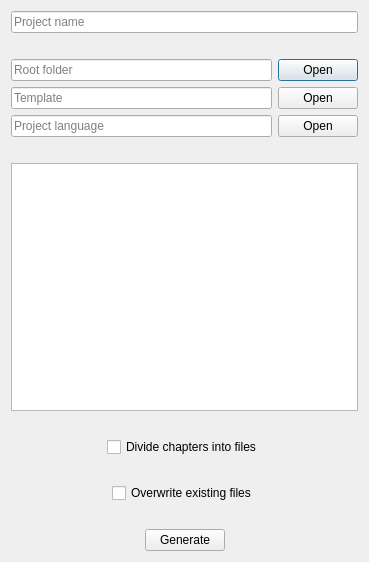
<?xml version="1.0" encoding="UTF-8"?>
<ui version="4.0">
 <class>GeneratorDialog</class>
 <widget class="QDialog" name="GeneratorDialog">
  <property name="geometry">
   <rect>
    <x>0</x>
    <y>0</y>
    <width>369</width>
    <height>562</height>
   </rect>
  </property>
  <property name="windowTitle">
   <string>Dialog</string>
  </property>
  <layout class="QVBoxLayout" name="verticalLayout">
   <item>
    <widget class="QLineEdit" name="lineEdit_projectName">
     <property name="placeholderText">
      <string>Project name</string>
     </property>
    </widget>
   </item>
   <item>
    <spacer name="horizontalSpacer_6">
     <property name="orientation">
      <enum>Qt::Orientation::Horizontal</enum>
     </property>
     <property name="sizeHint" stdset="0">
      <size>
       <width>348</width>
       <height>20</height>
      </size>
     </property>
    </spacer>
   </item>
   <item>
    <layout class="QHBoxLayout" name="horizontalLayout_2">
     <item>
      <widget class="QLineEdit" name="lineEdit_root">
       <property name="placeholderText">
        <string>Root folder</string>
       </property>
      </widget>
     </item>
     <item>
      <widget class="QPushButton" name="pushButton_openRoot">
       <property name="text">
        <string>Open</string>
       </property>
      </widget>
     </item>
    </layout>
   </item>
   <item>
    <layout class="QHBoxLayout" name="horizontalLayout_3">
     <item>
      <widget class="QLineEdit" name="lineEdit_template">
       <property name="placeholderText">
        <string>Template</string>
       </property>
      </widget>
     </item>
     <item>
      <widget class="QPushButton" name="pushButton_openTemplate">
       <property name="text">
        <string>Open</string>
       </property>
      </widget>
     </item>
    </layout>
   </item>
   <item>
    <layout class="QHBoxLayout" name="horizontalLayout_4">
     <item>
      <widget class="QLineEdit" name="lineEdit_projectLanguage">
       <property name="placeholderText">
        <string>Project language</string>
       </property>
      </widget>
     </item>
     <item>
      <widget class="QPushButton" name="pushButton_openProjectLanguage">
       <property name="text">
        <string>Open</string>
       </property>
      </widget>
     </item>
    </layout>
   </item>
   <item>
    <spacer name="horizontalSpacer_7">
     <property name="orientation">
      <enum>Qt::Orientation::Horizontal</enum>
     </property>
     <property name="sizeHint" stdset="0">
      <size>
       <width>348</width>
       <height>20</height>
      </size>
     </property>
    </spacer>
   </item>
   <item>
    <widget class="QTableView" name="tableView"/>
   </item>
   <item>
    <spacer name="horizontalSpacer_11">
     <property name="orientation">
      <enum>Qt::Orientation::Horizontal</enum>
     </property>
     <property name="sizeHint" stdset="0">
      <size>
       <width>348</width>
       <height>20</height>
      </size>
     </property>
    </spacer>
   </item>
   <item>
    <layout class="QHBoxLayout" name="horizontalLayout_9">
     <item>
      <spacer name="horizontalSpacer_8">
       <property name="orientation">
        <enum>Qt::Orientation::Horizontal</enum>
       </property>
       <property name="sizeHint" stdset="0">
        <size>
         <width>40</width>
         <height>20</height>
        </size>
       </property>
      </spacer>
     </item>
     <item>
      <widget class="QCheckBox" name="checkBox_divideChapters">
       <property name="layoutDirection">
        <enum>Qt::LayoutDirection::LeftToRight</enum>
       </property>
       <property name="text">
        <string>Divide chapters into files</string>
       </property>
      </widget>
     </item>
     <item>
      <spacer name="horizontalSpacer_4">
       <property name="orientation">
        <enum>Qt::Orientation::Horizontal</enum>
       </property>
       <property name="sizeHint" stdset="0">
        <size>
         <width>40</width>
         <height>20</height>
        </size>
       </property>
      </spacer>
     </item>
    </layout>
   </item>
   <item>
    <spacer name="horizontalSpacer_10">
     <property name="orientation">
      <enum>Qt::Orientation::Horizontal</enum>
     </property>
     <property name="sizeHint" stdset="0">
      <size>
       <width>348</width>
       <height>20</height>
      </size>
     </property>
    </spacer>
   </item>
   <item>
    <layout class="QHBoxLayout" name="horizontalLayout_6">
     <item>
      <spacer name="horizontalSpacer_2">
       <property name="orientation">
        <enum>Qt::Orientation::Horizontal</enum>
       </property>
       <property name="sizeHint" stdset="0">
        <size>
         <width>40</width>
         <height>20</height>
        </size>
       </property>
      </spacer>
     </item>
     <item>
      <widget class="QCheckBox" name="checkBox_rewriteDocuments">
       <property name="layoutDirection">
        <enum>Qt::LayoutDirection::LeftToRight</enum>
       </property>
       <property name="text">
        <string>Overwrite existing files</string>
       </property>
      </widget>
     </item>
     <item>
      <spacer name="horizontalSpacer_5">
       <property name="orientation">
        <enum>Qt::Orientation::Horizontal</enum>
       </property>
       <property name="sizeHint" stdset="0">
        <size>
         <width>40</width>
         <height>20</height>
        </size>
       </property>
      </spacer>
     </item>
    </layout>
   </item>
   <item>
    <spacer name="horizontalSpacer_9">
     <property name="orientation">
      <enum>Qt::Orientation::Horizontal</enum>
     </property>
     <property name="sizeHint" stdset="0">
      <size>
       <width>348</width>
       <height>20</height>
      </size>
     </property>
    </spacer>
   </item>
   <item>
    <layout class="QHBoxLayout" name="horizontalLayout">
     <item>
      <spacer name="horizontalSpacer">
       <property name="orientation">
        <enum>Qt::Orientation::Horizontal</enum>
       </property>
       <property name="sizeHint" stdset="0">
        <size>
         <width>40</width>
         <height>20</height>
        </size>
       </property>
      </spacer>
     </item>
     <item>
      <widget class="QPushButton" name="pushButton_generate">
       <property name="text">
        <string>Generate</string>
       </property>
      </widget>
     </item>
     <item>
      <spacer name="horizontalSpacer_3">
       <property name="orientation">
        <enum>Qt::Orientation::Horizontal</enum>
       </property>
       <property name="sizeHint" stdset="0">
        <size>
         <width>40</width>
         <height>20</height>
        </size>
       </property>
      </spacer>
     </item>
    </layout>
   </item>
  </layout>
 </widget>
 <resources/>
 <connections/>
</ui>
